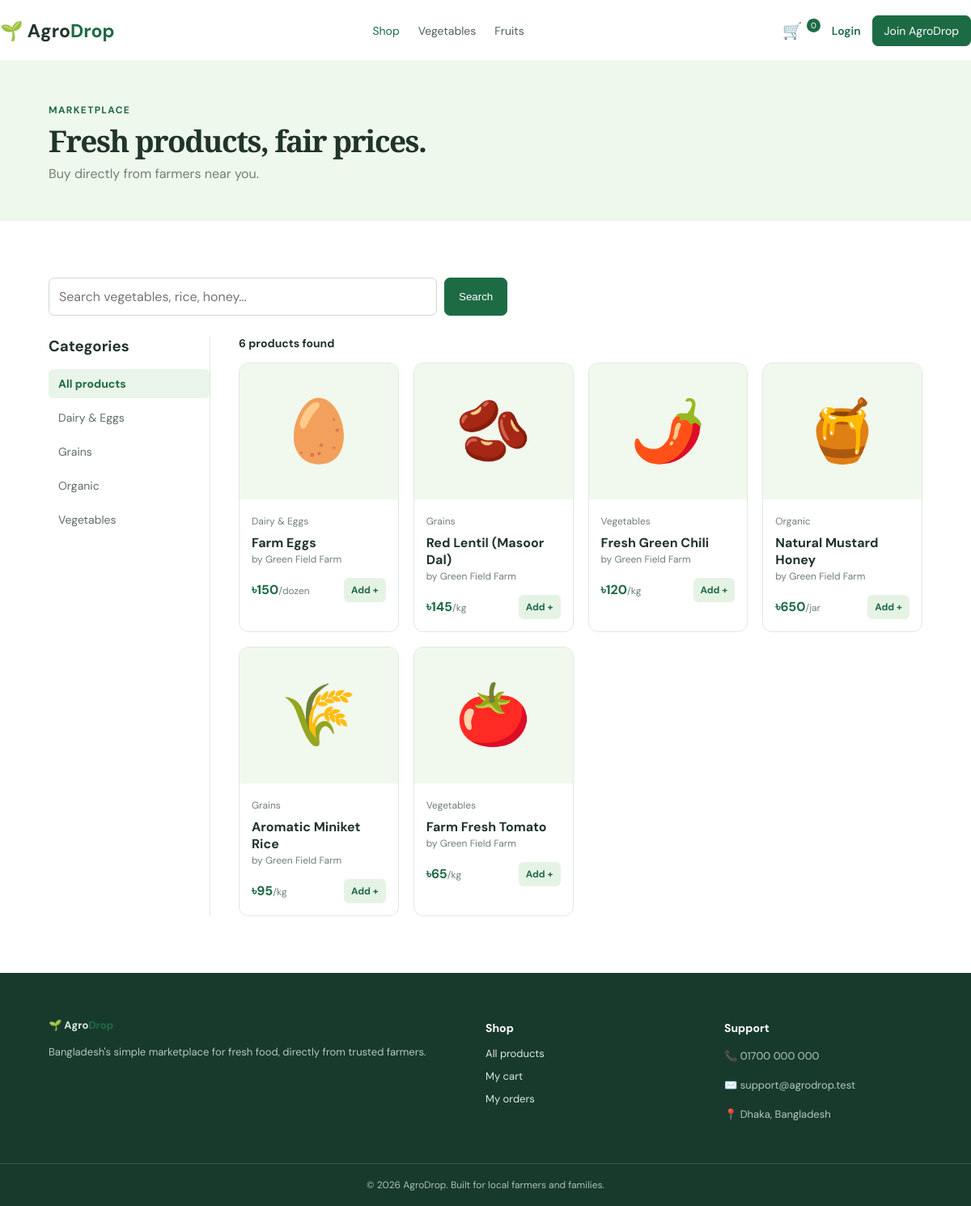
The page /shop.php on the database its author committed.
### tables this page shows
CREATE TABLE products (
 id INT UNSIGNED AUTO_INCREMENT PRIMARY KEY,
 farmer_id INT UNSIGNED NOT NULL,
 name VARCHAR(120) NOT NULL,
 category VARCHAR(60) NOT NULL,
 price DECIMAL(10,2) NOT NULL,
 stock INT UNSIGNED NOT NULL DEFAULT 0,
 unit VARCHAR(20) NOT NULL DEFAULT 'kg',
 emoji VARCHAR(16) NOT NULL DEFAULT '🥬',
 description TEXT NULL,
 is_active TINYINT(1) NOT NULL DEFAULT 1,
 created_at TIMESTAMP DEFAULT CURRENT_TIMESTAMP,
 CONSTRAINT product_farmer FOREIGN KEY (farmer_id) REFERENCES users(id) ON DELETE CASCADE
);

CREATE TABLE users (
 id INT UNSIGNED AUTO_INCREMENT PRIMARY KEY,
 name VARCHAR(100) NOT NULL,
 email VARCHAR(120) NOT NULL UNIQUE,
 phone VARCHAR(25) NOT NULL,
 password VARCHAR(255) NOT NULL,
 role ENUM('customer','farmer','admin') NOT NULL DEFAULT 'customer',
 address VARCHAR(255) NULL,
 created_by_farmer_id INT UNSIGNED NULL,
 created_at TIMESTAMP DEFAULT CURRENT_TIMESTAMP,
 CONSTRAINT user_creator FOREIGN KEY (created_by_farmer_id) REFERENCES users(id) ON DELETE SET NULL
);

### includes/app.php (called while the page is built, shortened)
<?php
function e($value)
{
    return htmlspecialchars((string)$value, ENT_QUOTES, 'UTF-8');
}
function current_user()
{
    return $_SESSION['user'] ?? null;
}

### shop.php (the view)
<?php $pageTitle = 'Shop fresh products';
require_once 'includes/app.php';
$search = trim($_GET['q'] ?? '');
$category = trim($_GET['category'] ?? '');
$where = 'p.is_active=1 AND p.stock>0';
if ($search !== '') {
    $v = mysqli_real_escape_string($conn, $search);
    $where .= " AND (p.name LIKE '%$v%' OR p.category LIKE '%$v%')";
}if ($category !== '') {
    $v = mysqli_real_escape_string($conn, $category);
    $where .= " AND p.category='$v'";
}$products = mysqli_query($conn, "SELECT p.*,u.name farmer FROM products p JOIN users u ON u.id=p.farmer_id WHERE $where ORDER BY p.id DESC");
$categories = mysqli_query($conn, 'SELECT DISTINCT category FROM products WHERE is_active=1 ORDER BY category');
require_once 'includes/header.php'; ?>
<section class="shop-banner">
    <div class="container"><span class="eyebrow">Marketplace</span>
        <h1>Fresh products, fair prices.</h1>
        <p>Buy directly from farmers near you.</p>
    </div>
</section>
<section class="container section-space"><?=flash()?><form class="shop-tools"><input name="q" value="<?=e($search)?>" placeholder="Search vegetables, rice, honey..."><button class="primary-btn">Search</button></form>
    <div class="shop-layout">
        <aside class="filters">
            <h3>Categories</h3><a class="<?=!$category ? 'selected' : ''?>" href="shop.php">All products</a><?php while ($c = mysqli_fetch_assoc($categories)):?><a class="<?=$category === $c['category'] ? 'selected' : ''?>" href="shop.php?category=<?=urlencode($c['category'])?>"><?=e($c['category'])?></a><?php endwhile;?>
        </aside>
        <div>
            <div class="result-bar"><strong><?=mysqli_num_rows($products)?> products found</strong></div>
            <div class="product-grid"><?php if (mysqli_num_rows($products)):while ($p = mysqli_fetch_assoc($products)):?><article class="product-card"><a href="product.php?id=<?=$p['id']?>" class="product-image"><?=$p['emoji']?></a>
                    <div class="product-body"><small><?=e($p['category'])?></small>
                        <h3><a href="product.php?id=<?=$p['id']?>"><?=e($p['name'])?></a></h3>
                        <p class="farmer-name">by <?=e($p['farmer'])?></p>
                        <div class="product-bottom"><strong>৳<?=number_format($p['price'], 0)?><em>/<?=e($p['unit'])?></em></strong><a class="add-btn" href="cart.php?add=<?=$p['id']?>">Add +</a></div>
                    </div>
                </article><?php endwhile;
else:?><div class="empty-card">No product matches your search.</div><?php endif;?></div>
        </div>
    </div>
</section><?php require_once 'includes/footer.php'; ?>

### includes/header.php (shortened to what this page needs)
<?php
require_once __DIR__ . '/app.php';
$baseUrl = '/agro_drop';
$cartCount = array_sum($_SESSION['cart'] ?? []);
?>
<!doctype html>
<html lang="en">
<head>
    <link rel="stylesheet" href="<?= $baseUrl ?>/style.css">
</head>
<body>
    <header class="main-header">
        <div class="container header-content"><a href="<?= $baseUrl ?>/index.php" class="logo">🌱 <span>Agro<strong>Drop</strong></span></a>
            <nav class="navbar"><a href="<?= $baseUrl ?>/shop.php">Shop</a><a href="<?= $baseUrl ?>/shop.php?category=Vegetables">Vegetables</a><a href="<?= $baseUrl ?>/shop.php?category=Fruits">Fruits</a></nav>
            <div class="header-actions"><a class="cart-link" href="<?= $baseUrl ?>/cart.php">🛒 <span><?= $cartCount ?></span></a><?php if (current_user()): ?><a class="account-link" href="<?= $baseUrl ?>/my-orders.php">Hi, <?= e(explode(' ', current_user()['name'])[0]) ?></a><a class="login-btn" href="<?= $baseUrl ?>/auth/logout.php">Logout</a><?php else: ?><a class="login-btn" href="<?= $baseUrl ?>/auth/login.php">Login</a><a class="primary-btn header-cta" href="<?= $baseUrl ?>/auth/register.php">Join AgroDrop</a><?php endif; ?></div>
        </div>
    </header>
    <main>

### includes/footer.php
</main>
<footer class="main-footer">
    <div class="container footer-content">
        <div><a class="logo" href="<?= $baseUrl ?>/index.php">🌱 Agro<strong>Drop</strong></a>
            <p>Bangladesh's simple marketplace for fresh food, directly from trusted farmers.</p>
        </div>
        <div>
            <h3>Shop</h3><a href="<?= $baseUrl ?>/shop.php">All products</a><a href="<?= $baseUrl ?>/cart.php">My cart</a><a href="<?= $baseUrl ?>/my-orders.php">My orders</a>
        </div>
        <div>
            <h3>Support</h3>
            <p>📞 01700 000 000</p>
            <p>✉️ support@agrodrop.test</p>
            <p>📍 Dhaka, Bangladesh</p>
        </div>
    </div>
    <div class="footer-bottom">© <?= date('Y') ?> AgroDrop. Built for local farmers and families.</div>
</footer>
</body>
</html>

### style.css (style rules this page uses)
:root { --green: #1d6b45; --dark: #173a2c; --pale: #f5faf5; --line: #dfe9e1; --text: #21342a; --muted: #708075; --orange: #eea33b; }
* { box-sizing: border-box; }
body { margin: 0; font-family: "DM Sans", Arial, sans-serif; color: var(--text); background: #fff; }
a { text-decoration: none; color: inherit; }
.container { width: min(1160px, 90%); margin: auto; }
.main-header { height: 76px; border-bottom: 1px solid #edf1ed; background: #fff; display: flex; align-items: center; position: sticky; top: 0; z-index: 9; }
.header-content { display: flex; align-items: center; justify-content: space-between; gap: 25px; width: 100%; }
.logo { font-size: 23px; font-weight: 700; display: flex; align-items: center; gap: 5px; }
.logo strong { color: var(--green); }
.navbar { display: flex; gap: 23px; font-size: 14px; color: #526158; }
.navbar a:hover, .navbar a:first-child { color: var(--green); }
.header-actions { display: flex; align-items: center; gap: 14px; font-size: 14px; }
.cart-link { position: relative; font-size: 20px; }
.cart-link span { background: var(--green); color: #fff; font-size: 10px; border-radius: 50%; padding: 2px 5px; vertical-align: top; }
.primary-btn, .secondary-btn { display: inline-flex; align-items: center; justify-content: center; border-radius: 7px; padding: 11px 17px; font: 600 14px inherit; cursor: pointer; }
.primary-btn { background: var(--green); color: #fff; border: 1px solid var(--green); }
.login-btn { color: var(--green); font-weight: 600; }
.header-cta { padding: 9px 14px; }
.hero h1, .shop-banner h1, .product-info h1, .auth-panel h1 { font: 700 51px/1.1 "Playfair Display", serif; letter-spacing: -1.5px; margin: 16px 0; }
.section-space { padding: 70px 0; }
.eyebrow { font-size: 12px; color: var(--green); font-weight: 700; text-transform: uppercase; letter-spacing: 0.11em; }
.product-grid { display: grid; grid-template-columns: repeat(4, 1fr); gap: 18px; }
.product-card { border: 1px solid var(--line); border-radius: 12px; overflow: hidden; background: #fff; transition: 0.2s; }
.product-image { height: 168px; background: #f1f8ed; display: flex; align-items: center; justify-content: center; font-size: 75px; }
.product-body { padding: 15px; }
.product-body small, .farmer-name { color: var(--muted); font-size: 12px; }
.product-body h3 { font-size: 16px; margin: 7px 0 2px; }
.farmer-name { margin: 0 0 15px; }
.product-bottom { display: flex; justify-content: space-between; align-items: center; }
.product-bottom strong { font-size: 16px; color: var(--green); }
.product-bottom em { font-style: normal; color: var(--muted); font-weight: 400; font-size: 12px; }
.add-btn { background: #e5f3e5; color: var(--green); font-size: 12px; font-weight: 700; padding: 7px 9px; border-radius: 6px; }
.main-footer { background: #183a2d; color: #dce9df; padding-top: 45px; }
.footer-content { display: grid; grid-template-columns: 2fr 1fr 1fr; gap: 50px; }
.footer-content p { font-size: 13px; line-height: 1.8; color: #b6c8b9; }
.footer-content h3 { font-size: 14px; color: #fff; }
.footer-content a { display: block; font-size: 13px; margin: 11px 0; }
.footer-bottom { text-align: center; border-top: 1px solid #315a4a; padding: 18px; margin-top: 35px; font-size: 12px; color: #a9c0b0; }
.shop-banner { background: #eff8ec; padding: 48px 0; }
.shop-banner h1 { font-size: 37px; margin: 9px 0; }
.shop-banner p, .page-header p { color: var(--muted); margin: 0; }
.shop-tools { display: flex; gap: 9px; margin-bottom: 25px; }
.shop-tools input, .form-group input, .form-group select, .form-group textarea, .auth-form input, .qty-input { width: 100%; border: 1px solid #ccdace; border-radius: 7px; padding: 12px; font: inherit; background: #fff; }
.shop-tools input { max-width: 480px; }
.shop-layout { display: grid; grid-template-columns: 200px 1fr; gap: 35px; }
.filters { border-right: 1px solid var(--line); display: flex; flex-direction: column; gap: 6px; }
.filters h3 { margin: 0 0 10px; }
.filters a { padding: 9px 12px; color: #5e6d63; font-size: 14px; border-radius: 6px; }
.filters .selected, .filters a:hover { background: #e9f5e8; color: var(--green); font-weight: 700; }
.result-bar { margin-bottom: 15px; font-size: 14px; }

### rows shown on the page
products: emoji "🥚", category "Dairy & Eggs", name "Farm Eggs", farmer.name "Green Field Farm", price "150", unit "dozen"
products: emoji "🫘", category "Grains", name "Red Lentil (Masoor Dal)", farmer.name "Green Field Farm", price "145", unit "kg"
products: emoji "🌶️", category "Vegetables", name "Fresh Green Chili", farmer.name "Green Field Farm", price "120", unit "kg"
products: emoji "🍯", category "Organic", name "Natural Mustard Honey", farmer.name "Green Field Farm", price "650", unit "jar"
products: emoji "🌾", category "Grains", name "Aromatic Miniket Rice", farmer.name "Green Field Farm", price "95", unit "kg"
products: emoji "🍅", category "Vegetables", name "Farm Fresh Tomato", farmer.name "Green Field Farm", price "65", unit "kg"

### other values the page prints
$cartCount "0"
$c['category'] "Dairy & Eggs"
$c['category'] "Grains"
$c['category'] "Organic"
$c['category'] "Vegetables"
mysqli_num_rows($products) "6"
